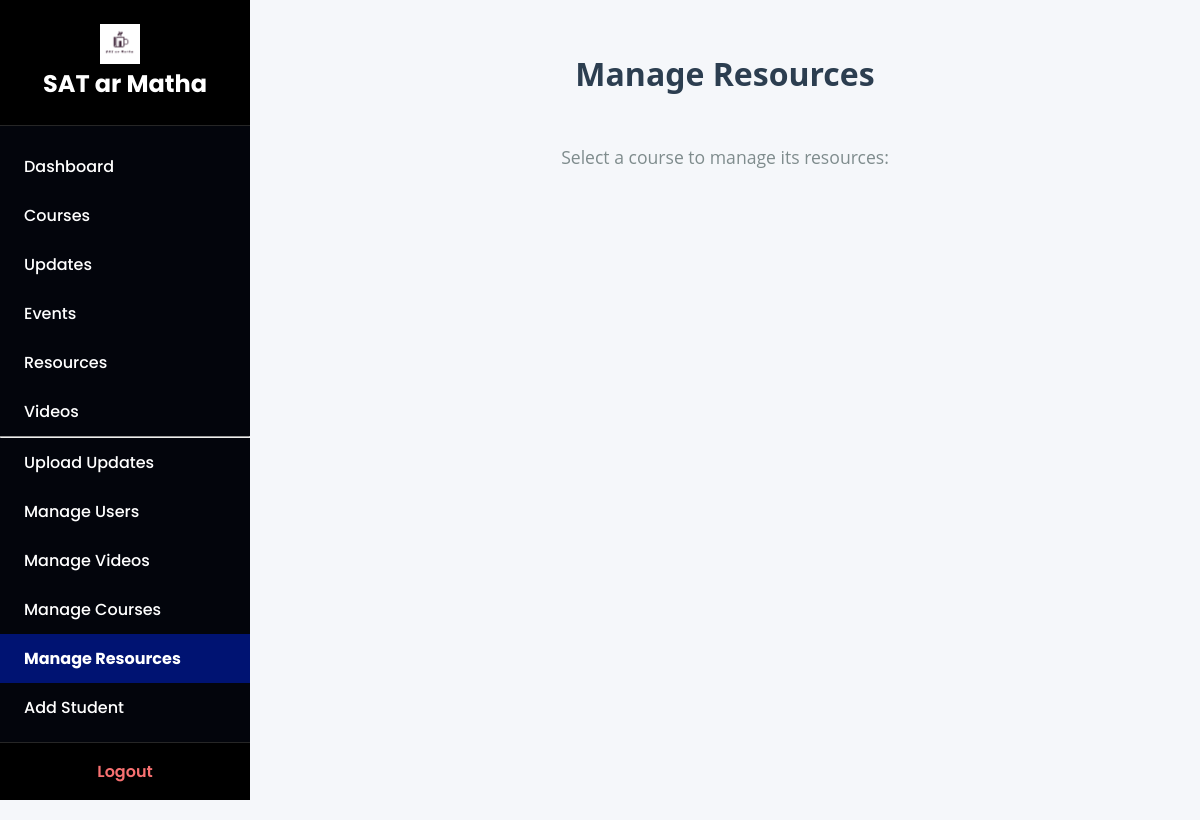
Before: /admin/manage_resources (signed in) with the older database file.
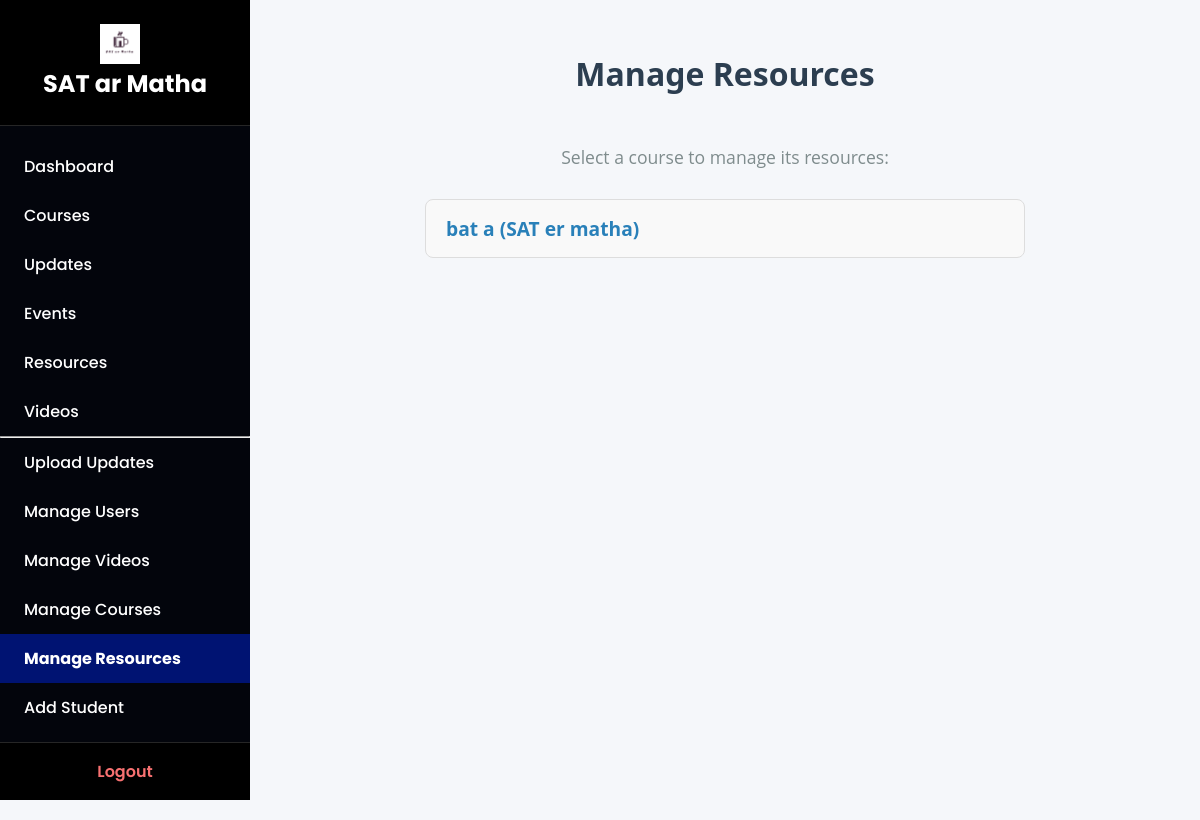
After: the same page with the newer database file.
### tables this page shows
CREATE TABLE courses (
        id INTEGER PRIMARY KEY AUTOINCREMENT,
        name TEXT NOT NULL,
        code TEXT NOT NULL,
        syllabus_pdf TEXT
    );

### app.py (the view)
@app.route('/admin/manage_resources')
@login_required
def manage_resources_list():
    if session.get('role') != 'admin':
        return redirect(url_for('dashboard'))
    conn = get_db_connection()
    courses = conn.execute('SELECT id, name, code FROM courses').fetchall()
    conn.close()
    return render_template('manage_resources_list.html', courses=courses)

### app.py (called while the page is built)
def get_db_connection():
    conn = sqlite3.connect('database.db')
    conn.row_factory = sqlite3.Row
    return conn

def login_required(f):
    @wraps(f)
    def decorated_function(*args, **kwargs):
        if 'user_id' not in session:
            return redirect(url_for('login'))
        return f(*args, **kwargs)
    return decorated_function

@app.context_processor
def inject_user_role():
    return dict(role=session.get('role'))

@app.context_processor
def inject_user_role():
    return dict(role=session.get('role'))

### templates/manage_resources_list.html (shortened to what this page needs)
{% extends "dashboard_base.html" %}
{% block content %}
<h2>Manage Resources</h2>
<p>Select a course to manage its resources:</p>
<ul>
  {% for course in courses %}
    <li>
      <a href="{{ url_for('manage_resources', course_id=course.id) }}">
        {{ course.name }} ({{ course.code }})
      </a>
    </li>
  {% endfor %}
</ul>
{% endblock %}

Changed rows visible on the page:
added courses: name "bat a", code "SAT er matha"
